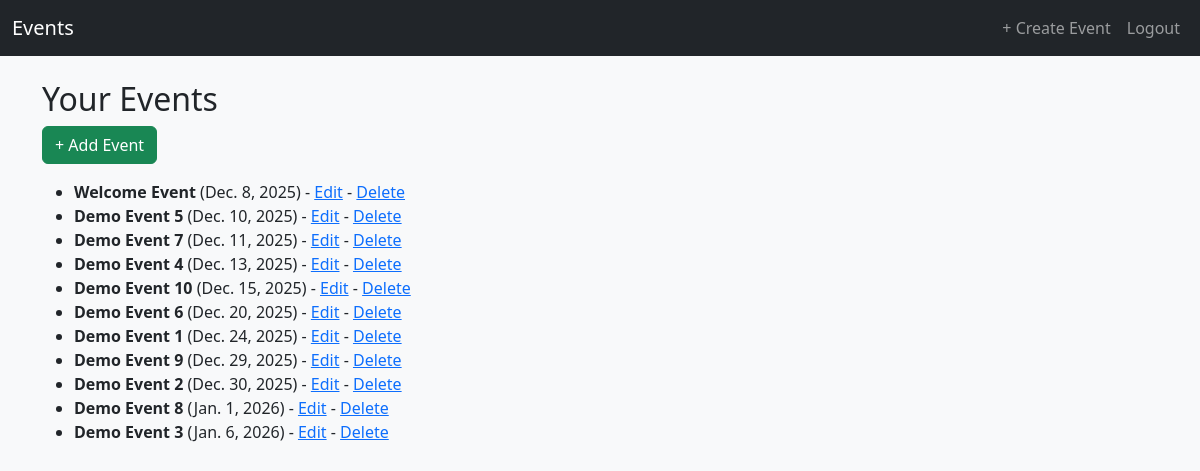
The page /events/ (signed in) on the database as committed earlier.
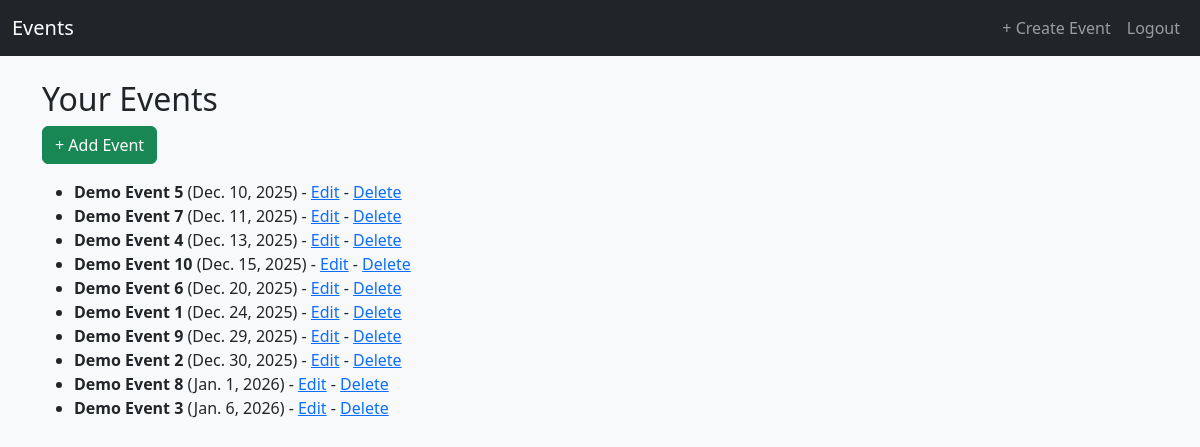
The same page on the database as committed later.
### events/models.py (models this page shows, shortened)
class Event(models.Model):
    user = models.ForeignKey(settings.AUTH_USER_MODEL, on_delete=models.CASCADE)
    title = models.CharField(max_length=200)
    description = models.TextField(blank=True)
    date = models.DateField()
    category = models.ForeignKey(Category, on_delete=models.SET_NULL, null=True, blank=True)

### events/views.py (the view)
# urls.py: path("", views.event_list, name="event-list"),
@login_required
def event_list(request):
    events = Event.objects.filter(user=request.user).order_by('date')
    return render(request, 'events/event_list.html', {'events': events})

### templates/events/event_list.html
{% extends 'base.html' %}
{% block content %}
<h2>Your Events</h2>
<a class="btn btn-success mb-3" href="{% url 'event-create' %}">+ Add Event</a>
<ul>
  {% for event in events %}
    <li>
      <strong>{{ event.title }}</strong> ({{ event.date }})
      - <a href="{% url 'event-update' event.pk %}">Edit</a>
      - <a href="{% url 'event-delete' event.pk %}">Delete</a>
    </li>
  {% empty %}
    <p>No events yet.</p>
  {% endfor %}
</ul>
{% endblock %}

### templates/base.html (shortened to what this page needs)
<!DOCTYPE html>
<html lang="en">
<head>
    <link
        href="https://cdn.jsdelivr.net/npm/bootstrap@5.3.2/dist/css/bootstrap.min.css"
        rel="stylesheet"
    >
</head>
<body class="bg-light">
<nav class="navbar navbar-expand-lg navbar-dark bg-dark mb-4">
  <div class="container-fluid">
    <a class="navbar-brand" href="{% url 'event-list' %}">Events</a>
    <div class="collapse navbar-collapse" id="navbarNav">
      <ul class="navbar-nav ms-auto">
        {% if user.is_authenticated %}
        <li class="nav-item">
          <a class="nav-link" href="{% url 'event-create' %}">+ Create Event</a>
        </li>
        <li class="nav-item">
          <a class="nav-link" href="/logout/">Logout</a>
        </li>
        {% endif %}
      </ul>
    </div>
  </div>
</nav>
<div class="container">
    {% block content %}
    {% endblock %}
</div>
</body>
</html>

Rows that differ between the two databases and show on the page:
removed Event: title "Welcome Event", date "Dec. 8, 2025"
